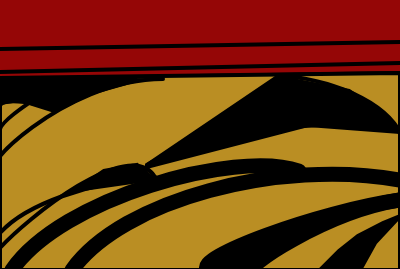
Frame 1 (no input)
Frame 60 (no input): identical to frame 1, image omitted
Frame 120 (the mouse pressed at the canvas centre since frame 60): identical to frame 1, image omitted

The p5.js sketch that drew this single still picture (run headless with seeded random() and noise() and a simulated clock; from frame 60 on, the mouse is pressed at the canvas centre):

// p5.js sketch
// ── sketch.js
function setup() {
    // Put things you want to run once in here. 
    createCanvas(400, 269);
  }
  
  function draw() {
    // Put things you want to over and over here. 
    background(149, 6, 6);
    strokeWeight(4)
    line(0, 49, 400, 42)
    line(0, 72, 400, 63)
    line(0, 79, 400, 73)

    fill(186, 142, 35)
    beginShape();
    vertex(0, 78);
    vertex(400, 73);
    vertex(400, 270);
    vertex(0, 270)
    endShape(CLOSE)

    noFill()
    curve(607, 167, 163, 79, 0, 166, 345, -1)
    curve(80, 150, 55, 111, 0, 105, 20, 160)
    curve(60, 90, 68, 78, 0, 131, 80, 150)
    curve(155, 500, 155, 177, 0, 248, 0, 348)
    curve(400, 200, 155, 177, 0, 233, 0, 350)
    curve(400, 300, 400, 132, 277, 77, 200, 150)
    curve(500, 300, 400, 132, 147, 167, 200, 300)
    curve(30, 10, 276, 78, 147, 165, 147, 165)
    strokeWeight(15)
    curve(700, 200, 400, 200, 255, 270, 500, 200)
    curve(700, 200, 400, 200, 208, 270, 500, 270)
    curve(100, 600, 72, 270, 400, 180, 800, 400)
    curve(400, 400, 299, 171, 12, 270, 2, 600)

    strokeWeight(4)
    fill(0)
    beginShape();
    vertex(153, 179);
    vertex(90, 188);
    vertex(76, 190);
    vertex(104, 171);
    vertex(137, 165);
    endShape(CLOSE)

    fill(0)
    beginShape()
    vertex(282, 236);
    vertex(247, 270);
    vertex(204, 270);
    endShape(CLOSE)

    fill(0)
    beginShape();
    vertex(400, 132);
    vertex(384, 115);
    vertex(349, 91);
    vertex(277, 77);
    vertex(147, 165);
    vertex(147, 167);
    vertex(308, 125);
    endShape(CLOSE)


    strokeWeight(4)
    fill(0)
    beginShape();
    vertex(55, 111);
    vertex(91, 93)
    vertex(137, 80);
    vertex(0, 78);
    vertex(0, 103);
    vertex(20, 100)
    endShape(CLOSE)

    fill(0)
    beginShape();
    vertex(400, 216);
    vertex(383, 223);
    vertex(358, 236);
    vertex(339, 251);
    vertex(320, 270);
    vertex(360, 270);
    vertex(375, 243);
    vertex(400, 216);
    endShape(CLOSE)
    
  }
